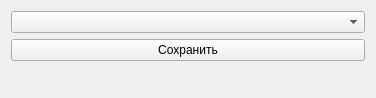
<?xml version="1.0" encoding="UTF-8"?>
<ui version="4.0">
 <class>Setting</class>
 <widget class="QWidget" name="Setting">
  <property name="geometry">
   <rect>
    <x>0</x>
    <y>0</y>
    <width>376</width>
    <height>98</height>
   </rect>
  </property>
  <property name="windowTitle">
   <string>Form</string>
  </property>
  <layout class="QGridLayout" name="gridLayout">
   <item row="1" column="0">
    <widget class="QPushButton" name="pb_save">
     <property name="text">
      <string>Сохранить</string>
     </property>
    </widget>
   </item>
   <item row="0" column="0">
    <widget class="QComboBox" name="cb_action"/>
   </item>
   <item row="2" column="0">
    <spacer name="verticalSpacer">
     <property name="orientation">
      <enum>Qt::Orientation::Vertical</enum>
     </property>
     <property name="sizeHint" stdset="0">
      <size>
       <width>20</width>
       <height>40</height>
      </size>
     </property>
    </spacer>
   </item>
  </layout>
 </widget>
 <resources/>
 <connections/>
</ui>
